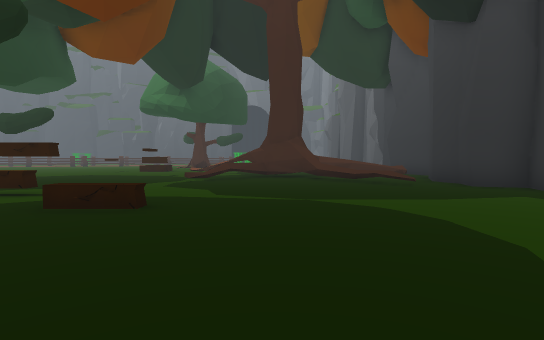
[1] (above)

24 first-person views from a walk through a Unity game level. The camera is 1.3 m above the floor, tilts 2° down and sees 80° across. The floor is counted in squares, 2 m on a side. Each view is taken from the middle of a square. On the plan, view 1 faces up. The plan holds only what a view shows up to about 10 squares ahead; the rest is blank. The place goes on beyond the plan. The player is left out. Some surface patterns are stand-ins.

[2]
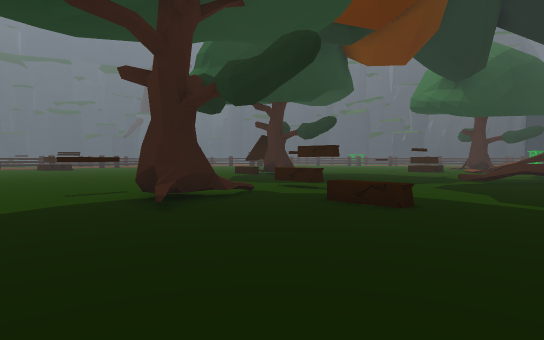

[3]
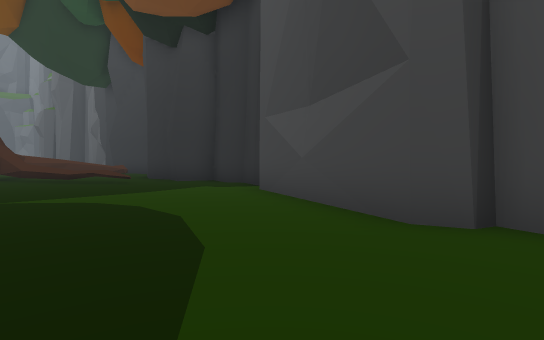

[4]
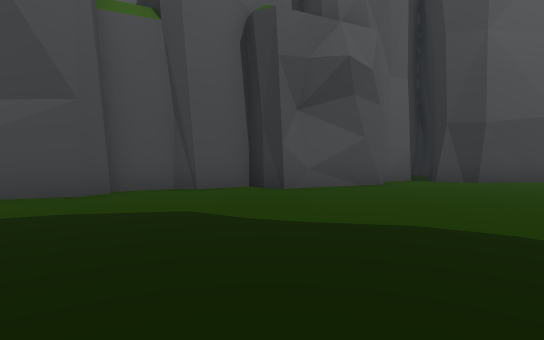

[5]
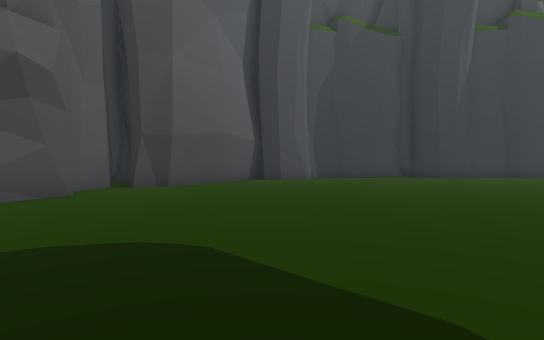

[6]
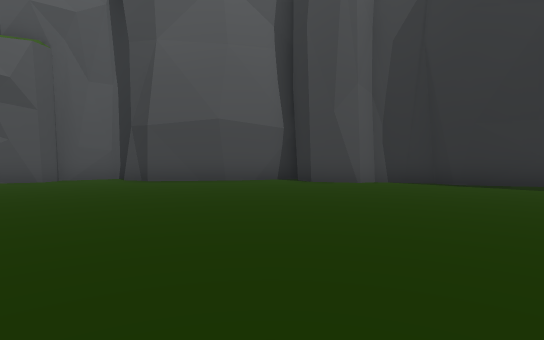

[7]
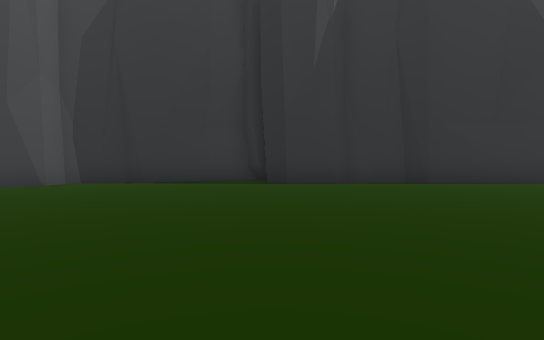

[8]
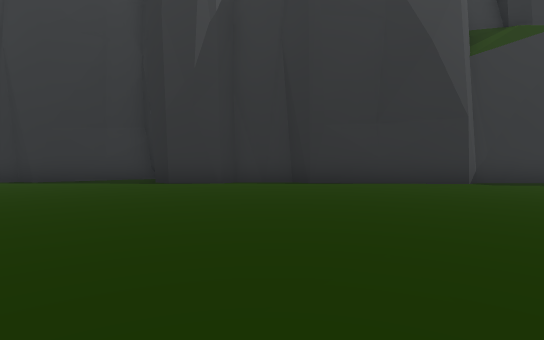

[9]
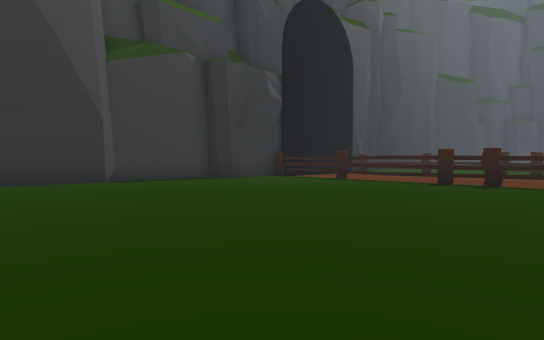

[10]
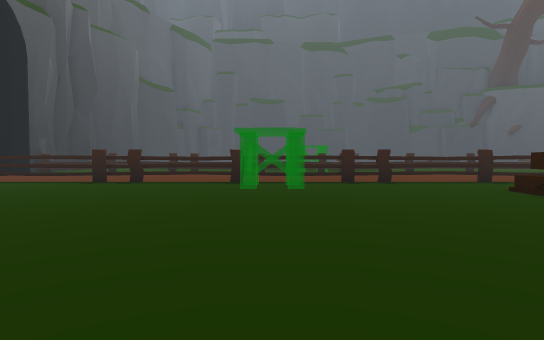

[11]
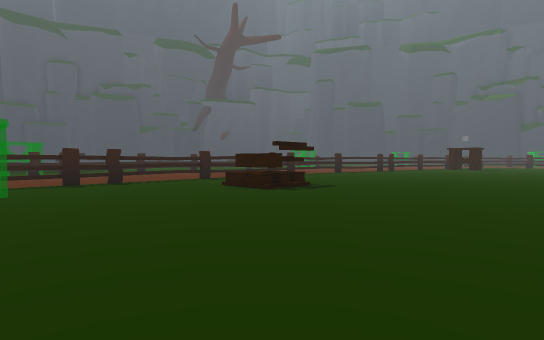

[12]
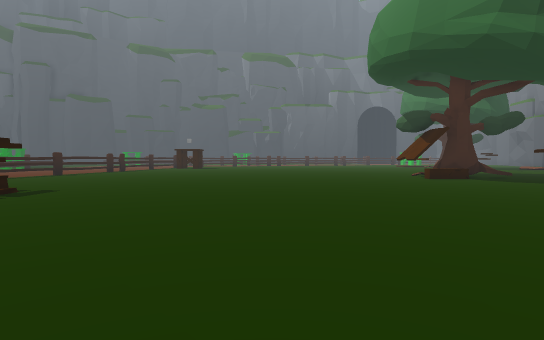

[13]
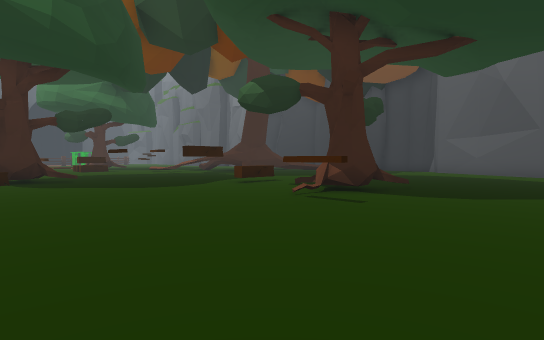

[14]
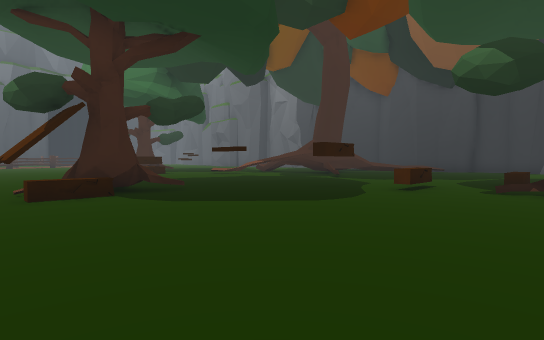

[15]
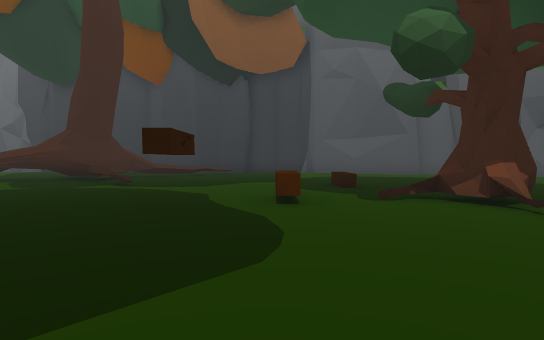

[16]
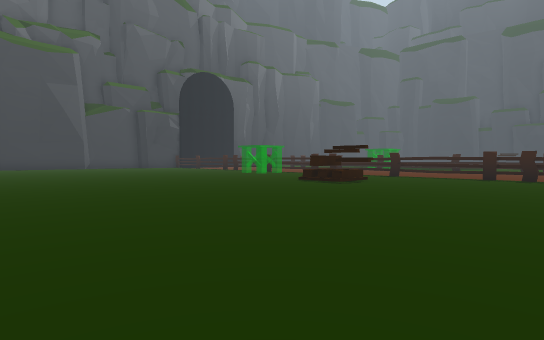

[17]
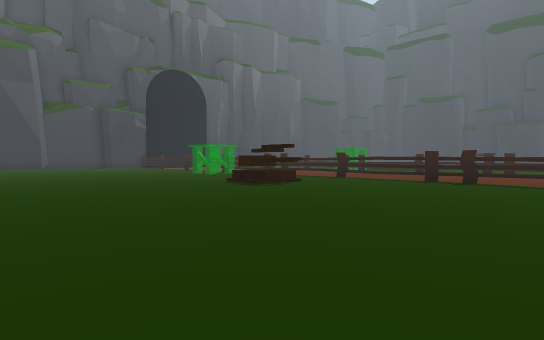

[18]
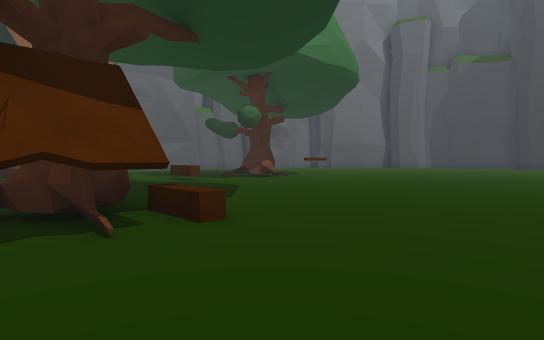

[19]
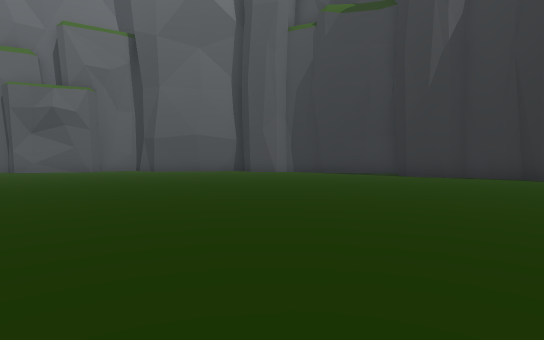

[20]
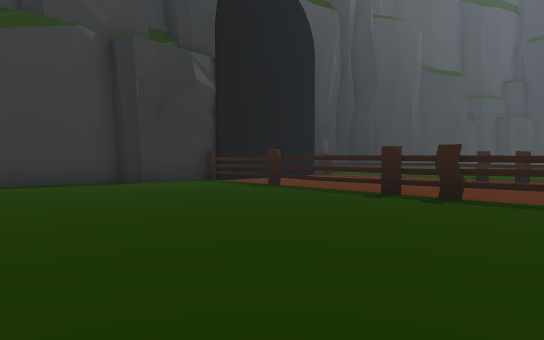

[21]
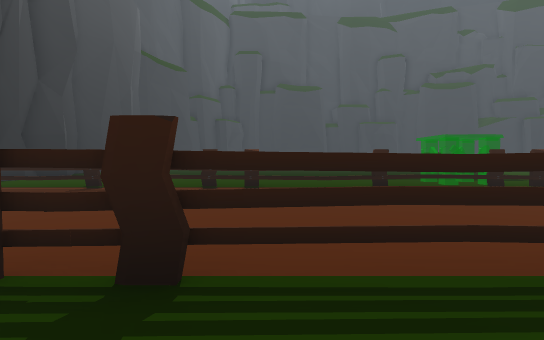

[22]
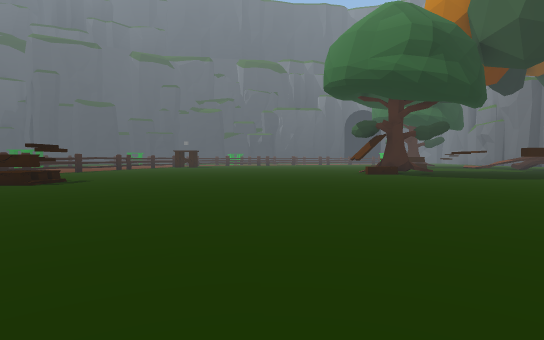

[23]
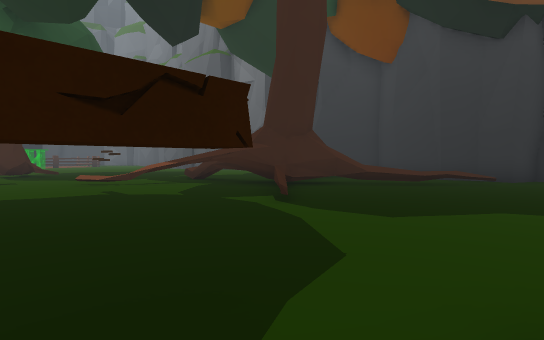

[24]
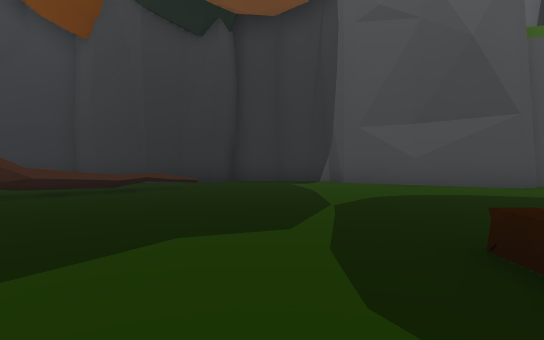

### Floor plan
Key: @ floor where view 1 was taken; # wall or solid block; x gap in a wall; . floor; / step, stairs or slope; = window, fence, low wall or low ledge; T thing the floor can be seen under or through; O other object.
Columns run from 33 left of view 1 to 6 right of it. Each row starts with its distance up from view 1.
 11              .........#.........=##..
 10       ..# ............###......==.==..#
  9       ..x.............OO#.O.........=.#
  8        .x...........................=.##
  7         #..................OO..........#
  6        .#...................O..........#
  5        .x../O..........................#
  4        .#..OO...............=.OO......##
  3 ..     .#...................#.........#
  2 ...x  ..x.................O.//.......##
  1 ...x ...x............................#
  0 ...x ...T........................@...#
 -1 ...T ...T............................#
 -2 ...T ...x...........................##
 -3 ...T ...T..........................##
 -4 ...T ...T..........................#
 -5 ...x ...x.........................##
 -6 ...#  ..x.........................#
 -7 ..    ..T.........................#
 -8   .x  ..T........................##
 -9  ..#  ..x.......................###
-10 ...#   .#......................##
-11 ...     #....................###
-12 ##      ###...#####.........###
-13           #####   #####..####
-14                       ####

Where each view was taken, in squares from view 1:
view 1: 0 up, 0 right, facing up
view 2: 0 up, 0 right, facing up-left
view 3: 1 down, 0 right, facing up-right
view 4: 2 up, 3 left, facing down-right
view 5: 2 up, 4 left, facing down
view 6: 4 down, 10 left, facing down-right
view 7: 4 down, 11 left, facing down
view 8: 4 down, 14 left, facing down
view 9: 3 down, 16 left, facing down-left
view 10: 1 down, 16 left, facing left
view 11: 1 down, 16 left, facing up-left
view 12: 1 down, 16 left, facing up
view 13: 1 down, 11 left, facing up-right
view 14: 3 up, 12 left, facing up-right
view 15: 6 up, 10 left, facing right
view 16: 10 up, 13 left, facing down-left
view 17: 11 up, 15 left, facing down-left
view 18: 11 up, 14 left, facing down-right
view 19: 1 down, 16 left, facing down-right
view 20: 3 down, 19 left, facing down-left
view 21: 4 down, 23 left, facing left
view 22: 4 down, 15 left, facing up
view 23: 6 up, 6 left, facing up-right
view 24: 6 up, 4 left, facing right
